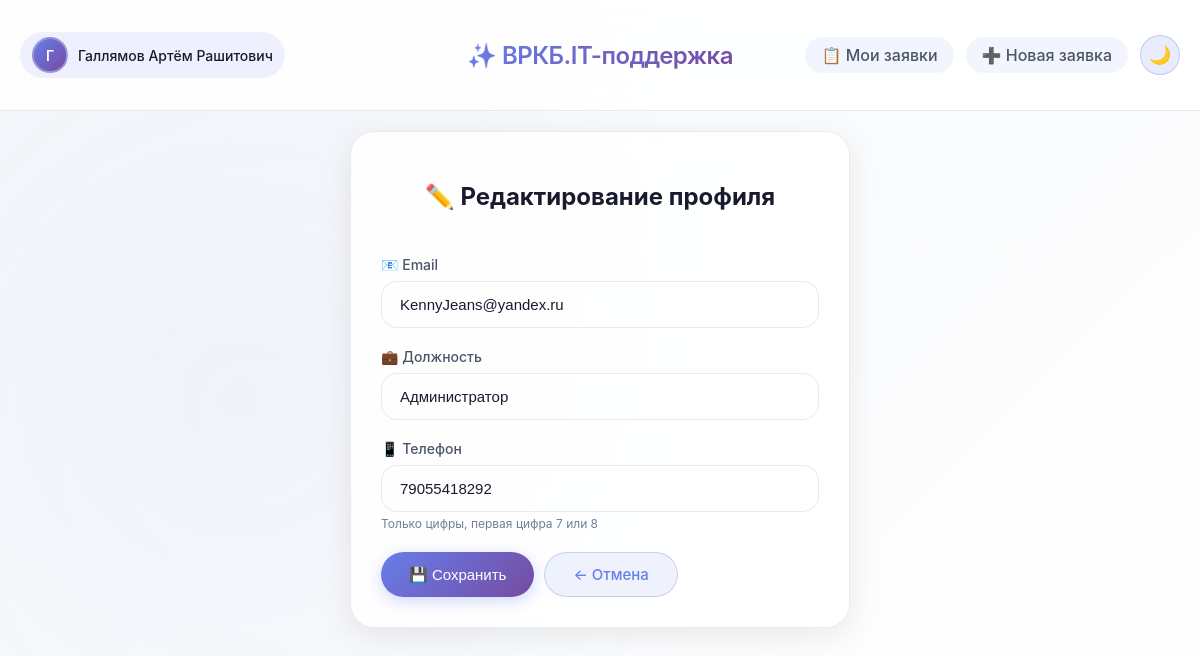
The app's page /profile/edit (signed in) with its own data.
### tables this page shows
CREATE TABLE users (
        id INTEGER PRIMARY KEY AUTOINCREMENT,
        username TEXT UNIQUE NOT NULL,
        email TEXT UNIQUE NOT NULL,
        password TEXT NOT NULL,
        last_name TEXT,
        first_name TEXT,
        middle_name TEXT,
        post TEXT,
        phone TEXT,
        created_at TEXT NOT NULL,
        is_admin INTEGER DEFAULT 0
    , department TEXT);

### app.py (the view)
    def decorated_function(*args, **kwargs):
        if not session.get('user_id'):
            flash('Пожалуйста, войдите в систему', 'warning')
            return redirect(url_for('login'))
        return f(*args, **kwargs)

### app.py (called while the page is built, shortened)
def get_db_connection():
    conn = sqlite3.connect('databases/database_helpdesk.db')
    conn.row_factory = sqlite3.Row
    return conn

def login_required(f):
    def decorated_function(*args, **kwargs):
        if not session.get('user_id'):
            flash('Пожалуйста, войдите в систему', 'warning')
            return redirect(url_for('login'))
        return f(*args, **kwargs)
    decorated_function.__name__ = f.__name__
    return decorated_function

@app.route('/profile/edit', methods=['GET', 'POST'])
@login_required
def edit_profile():
    conn = get_db_connection()
    user = conn.execute('SELECT * FROM users WHERE id = ?', (session['user_id'],)).fetchone()
    conn.close()
    return render_template('edit_profile.html', user=user)

### templates/edit_profile.html (shortened to what this page needs)
{% extends "base.html" %}
{% block content %}
<div class="card" style="max-width: 500px; margin: 0 auto ;">
    <h2 style="text-align: center; margin-bottom: 25px">✏️ Редактирование профиля</h2>
    <form method="POST">
        <div class="form-group">
            <label>📧 Email</label>
            <input type="email" name="email" class="form-control" value="{{ user.email }}" required>
        </div>
        <div class="form-group">
            <label>💼 Должность</label>
            <input type="text" name="post" class="form-control" value="{{ user.post }}" required>
        </div>
        <div class="form-group">
            <label>📱 Телефон</label>
            <input type="tel" name="phone" class="form-control" value="{{ user.phone }}" required
                   placeholder="79012345678">
            <small class="text-muted">Только цифры, первая цифра 7 или 8</small>
        </div>
        <div style="display: flex; gap: 10px;">
            <button type="submit" class="btn btn-primary">💾 Сохранить</button>
            <a href="{{ url_for('profile') }}" class="btn btn-outline">← Отмена</a>
        </div>
    </form>
</div>
{% endblock %}

### static/style.css (style rules this page uses)
:root { --bg-gradient-start: #f5f7fa; --bg-gradient-end: #ffffff; --glass-bg: rgba(255, 255, 255, 0.85); --glass-bg-dark: rgba(0, 0, 0, 0.75); --glass-border: rgba(0, 0, 0, 0.08); --glass-shadow: 0 8px 32px 0 rgba(0, 0, 0, 0.08); --shadow-sm: 0 2px 8px rgba(0, 0, 0, 0.04); --shadow-md: 0 4px 20px rgba(0, 0, 0, 0.06); --shadow-lg: 0 12px 32px rgba(0, 0, 0, 0.1); --shadow-glow: 0 0 20px rgba(102, 126, 234, 0.15); --text-primary: #1a1a2e; --text-secondary: #4a5568; --text-muted: #718096; --blur-amount: 12px; --border-radius: 24px; --accent-color: #667eea; --accent-hover: #5a67d8; }
* { margin: 0; padding: 0; box-sizing: border-box; }
body { font-family: -apple-system, 'Segoe UI', 'SF Pro Text', 'Helvetica Neue', sans-serif; background: linear-gradient(135deg, var(--bg-gradient-start), var(--bg-gradient-end)); min-height: 100vh; color: var(--text-primary); transition: all 0.3s ease; position: relative; }
body::before { content: ''; position: fixed; top: 0; left: 0; width: 100%; height: 100%; background: radial-gradient(circle at 20% 50%, rgba(102,126,234,0.05) 0%, transparent 50%); pointer-events: none; z-index: 0; }
.glass-card, .card { background: var(--glass-bg); backdrop-filter: blur(var(--blur-amount)); -webkit-backdrop-filter: blur(var(--blur-amount)); border-radius: var(--border-radius); border: 1px solid var(--glass-border); box-shadow: var(--glass-shadow); padding: 30px; margin-bottom: 20px; transition: all 0.4s cubic-bezier(0.4, 0, 0.2, 1); animation: fadeInUp 0.5s ease-out; }
.card h2 { padding: 20px; margin-bottom: 20px; }
.btn { padding: 12px 28px; border: none; border-radius: 40px; font-size: 15px; font-weight: 500; cursor: pointer; transition: all 0.3s cubic-bezier(0.4, 0, 0.2, 1); display: inline-block; text-decoration: none; text-align: center; }
.btn-primary { background: linear-gradient(135deg, var(--accent-color), #764ba2); color: white; box-shadow: 0 4px 15px rgba(102, 126, 234, 0.3); }
.btn-outline { background: rgba(102, 126, 234, 0.1); border: 1px solid rgba(102, 126, 234, 0.3); color: var(--accent-color); }
.form-group { margin-bottom: 20px; }
label { display: block; margin-bottom: 8px; font-weight: 500; color: var(--text-secondary); font-size: 14px; }
input, textarea, select { width: 100%; padding: 14px 18px; border: 1px solid var(--glass-border); border-radius: 16px; font-size: 15px; transition: all 0.3s ease; background: rgba(255, 255, 255, 0.08); color: var(--text-primary); }
.text-muted { color: var(--text-muted); font-size: 12px; }

### records on screen
users: email "KennyJeans@yandex.ru", post "Администратор", phone "79055418292"

### other values on screen
{{ session.full_name[0] if session.full_name else session.username[0] }} "Г"
{{ session.full_name if session.full_name else session.username }} "Галлямов Артём Рашитович"
